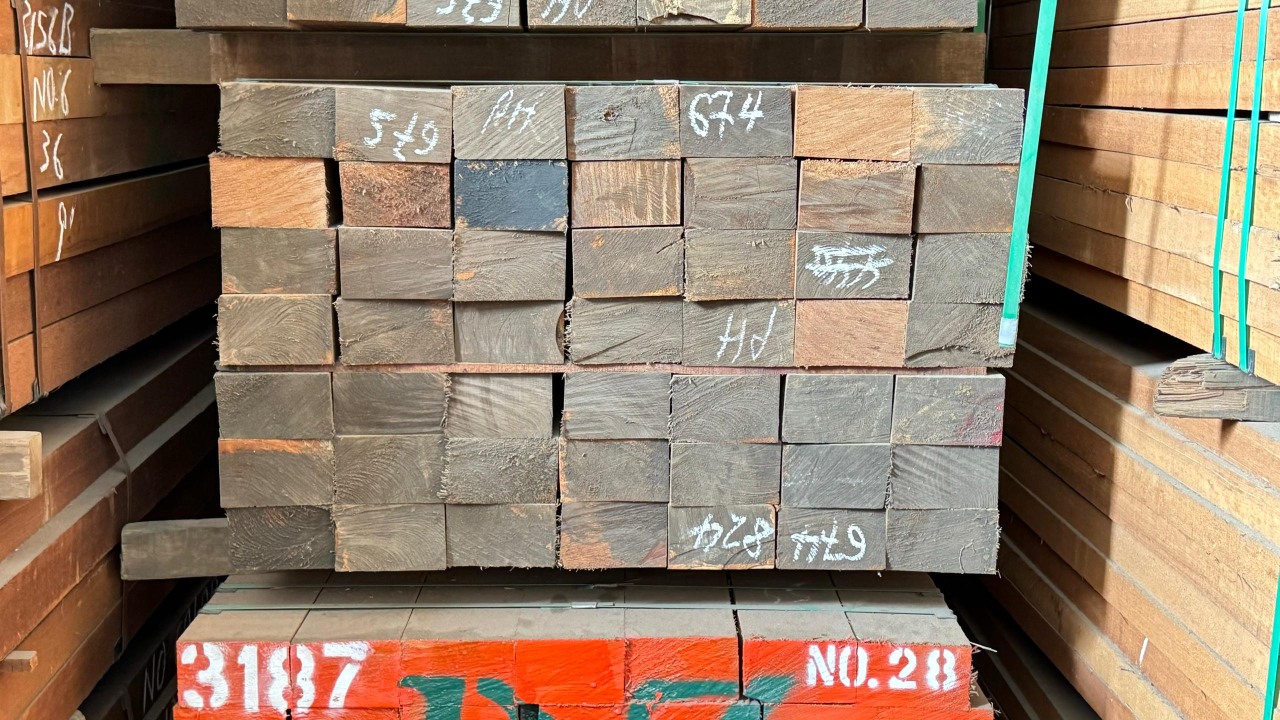
#> input picture src/assets/log_1.jpg, 2560 x 1440 px (shown at 1/2 size)
$ python -i ImageHelper.py   (imports and definitions only)
#> lines starting #> are read from the running program, lines starting #| are printed output that depends on the picture
import cv2
from matplotlib import pyplot as plt


class ImageHelper:

    def __init__(self):
        pass

    @staticmethod
    def load_image(img_url):
        if img_url is None:
            print(f"invalid image url")
            return
        return cv2.imread(img_url)

    @staticmethod
    def resize_window(img):
        return cv2.resize(img, (960, 540))

    @staticmethod
    def read_and_plot_img(img_url):
#> called with img_url = '../assets/log_1.jpg'
        if img_url is None:
            print(f"invalid image url")
            return
        img = cv2.imread(img_url)
#> img is the input picture: shape (1440, 2560, 3); mean B, G, R 104.5, 124.4, 144.9
        if img is None:
            print(f"Error: Could not open or read image at {img_url}")
            return
        img_gray = cv2.cvtColor(img, cv2.COLOR_BGR2GRAY)
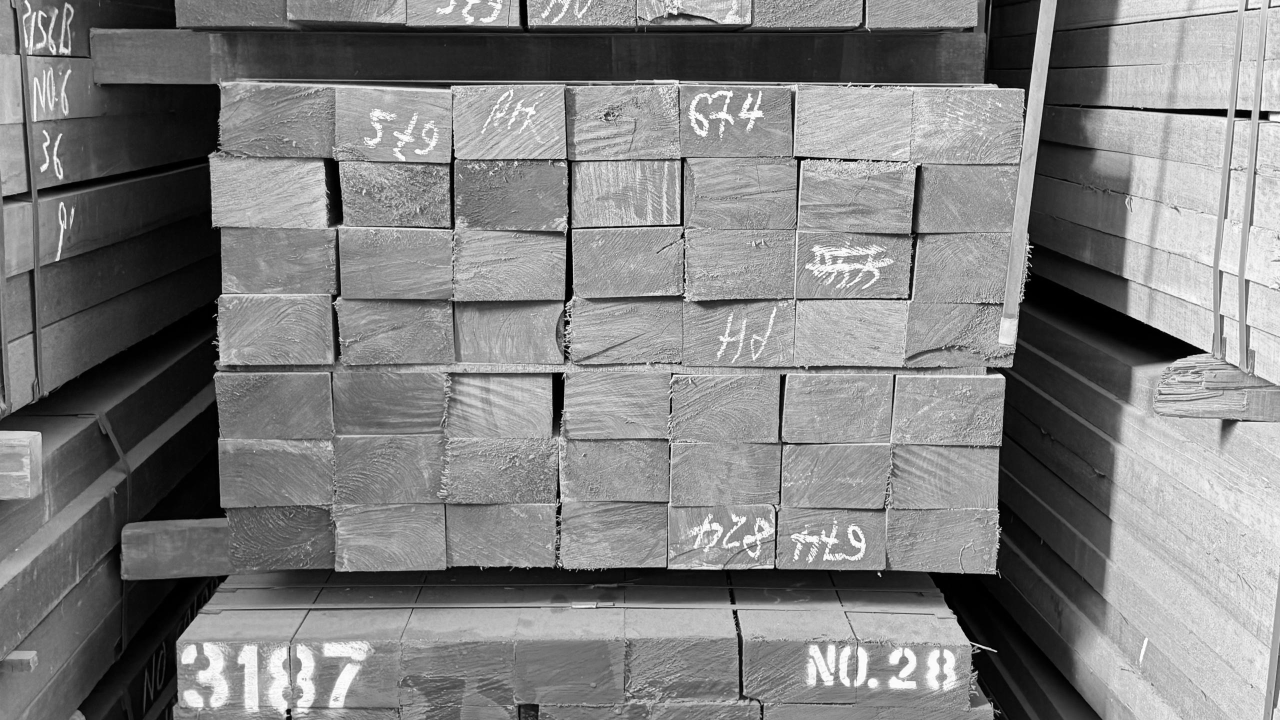
#> img_gray: shape (1440, 2560) (shown at 1/2 size); min 0, max 255, mean 128.2
        img_rgb = cv2.cvtColor(img, cv2.COLOR_BGR2RGB)

        edges = cv2.Canny(img_gray, 30, 100)
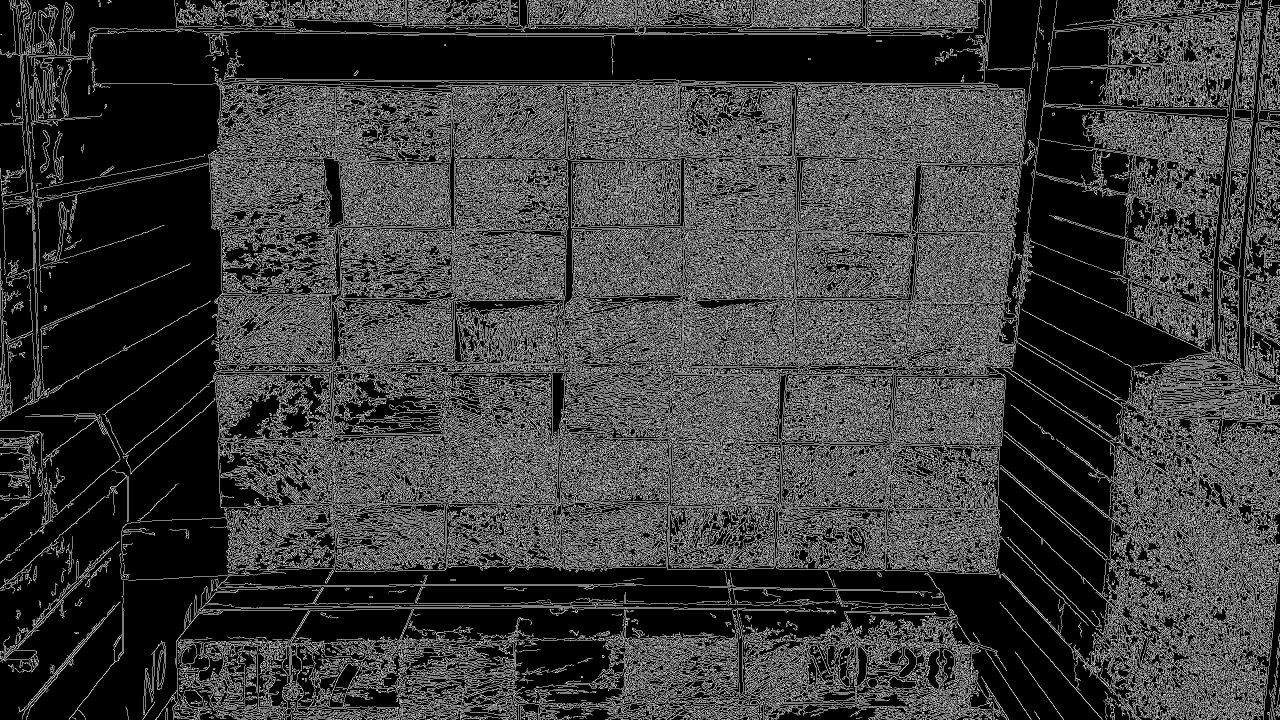
#> edges: shape (1440, 2560) (shown at 1/2 size); 22.9% white in thin lines or dots

        plt.subplot(1, 1, 1)
        plt.imshow(edges)
        plt.show()

>>> result = ImageHelper().read_and_plot_img('../assets/log_1.jpg')

$ run again, on src/assets/log_2.jpg
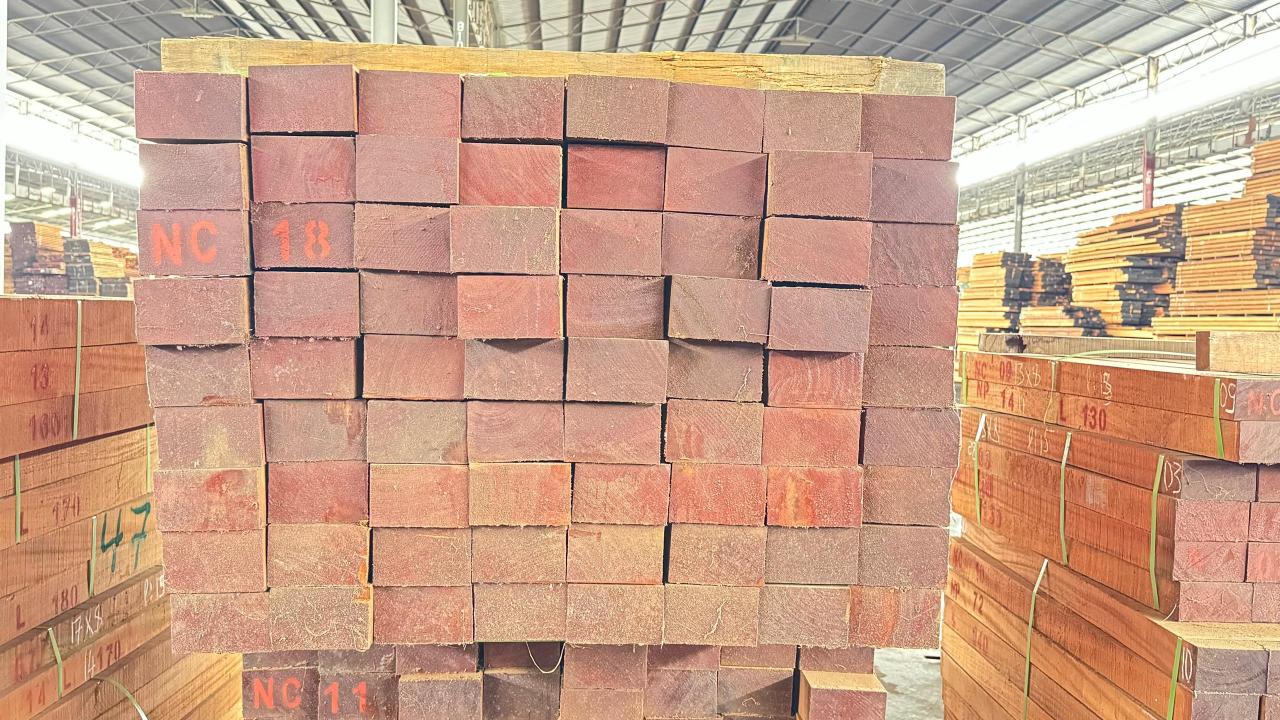
#> input picture src/assets/log_2.jpg, 2560 x 1440 px (shown at 1/2 size)
#> in read_and_plot_img, img is the input picture: shape (1440, 2560, 3); mean B, G, R 135, 159.4, 201.3
#> in read_and_plot_img, `img_gray = cv2.cvtColor(img, cv2.COLOR_BGR2GRAY)`:
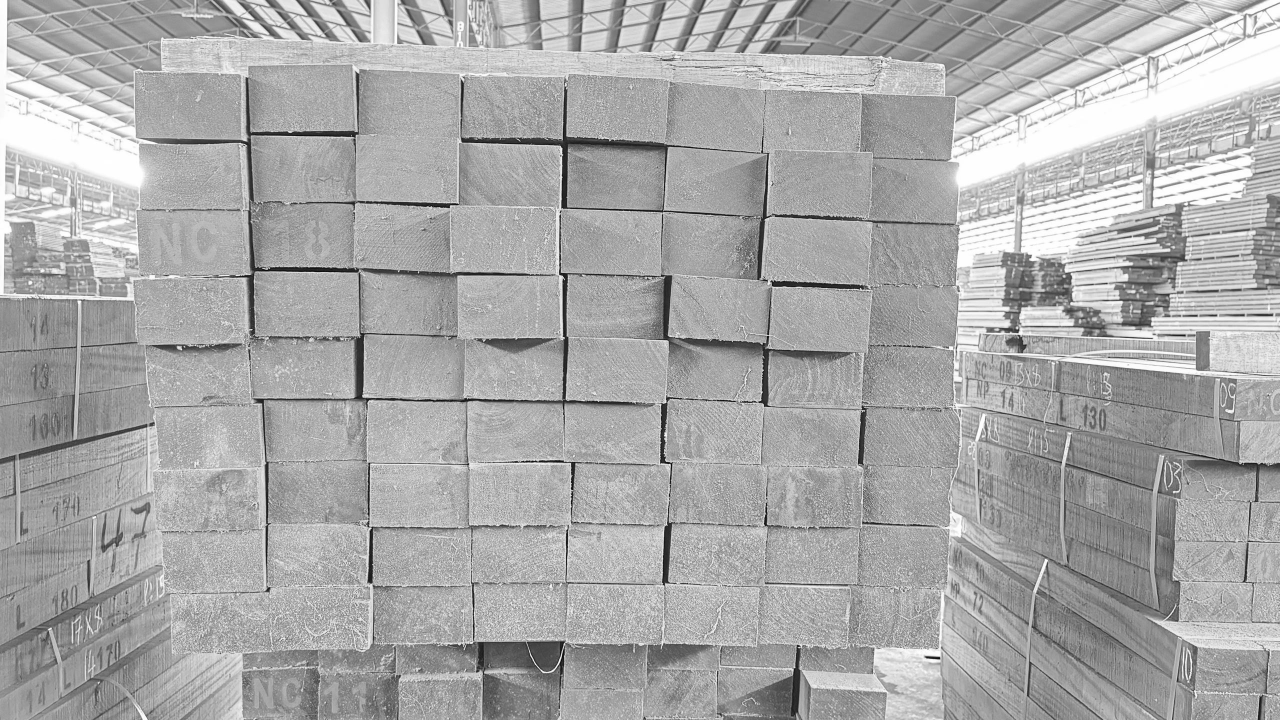
#> img_gray: shape (1440, 2560) (shown at 1/2 size); min 1, max 255, mean 169.1
#> in read_and_plot_img, `edges = cv2.Canny(img_gray, 30, 100)`:
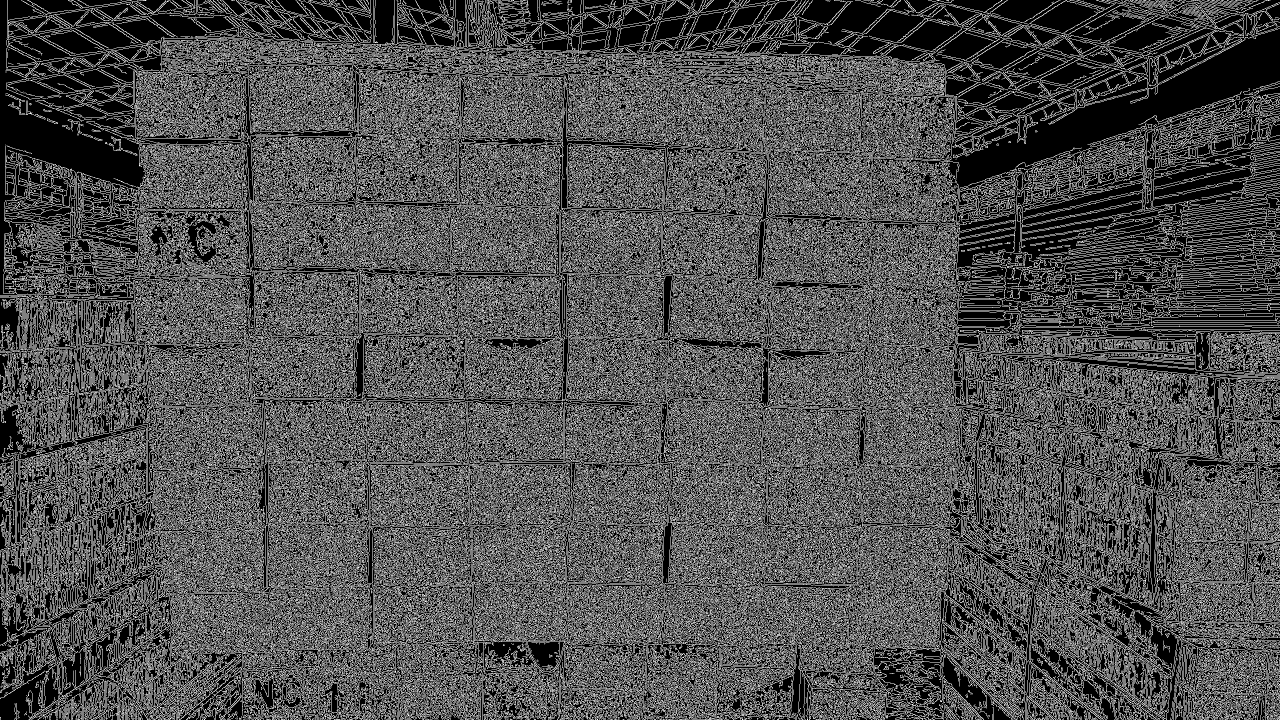
#> edges: shape (1440, 2560) (shown at 1/2 size); 31.6% white in thin lines or dots

$ run again, on src/assets/log_4.jpg
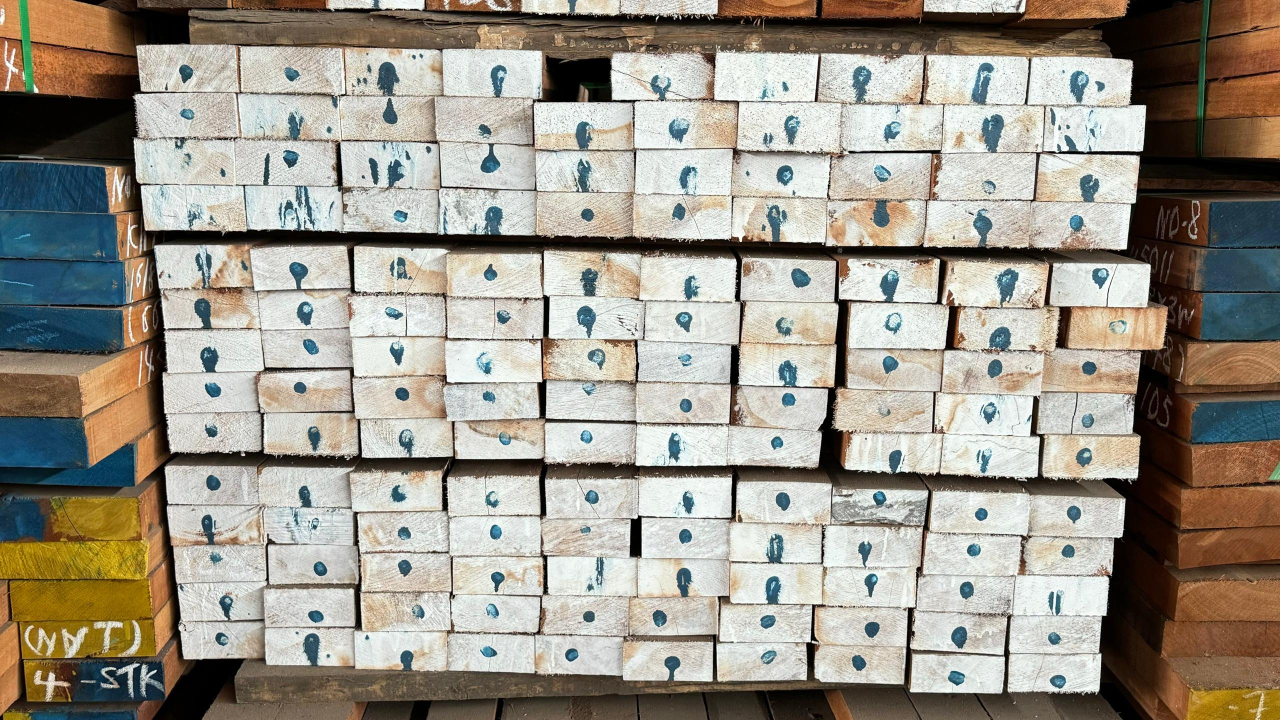
#> input picture src/assets/log_4.jpg, 2560 x 1440 px (shown at 1/2 size)
#> in read_and_plot_img, img is the input picture: shape (1440, 2560, 3); mean B, G, R 139.6, 151.2, 156.4
#> in read_and_plot_img, `img_gray = cv2.cvtColor(img, cv2.COLOR_BGR2GRAY)`:
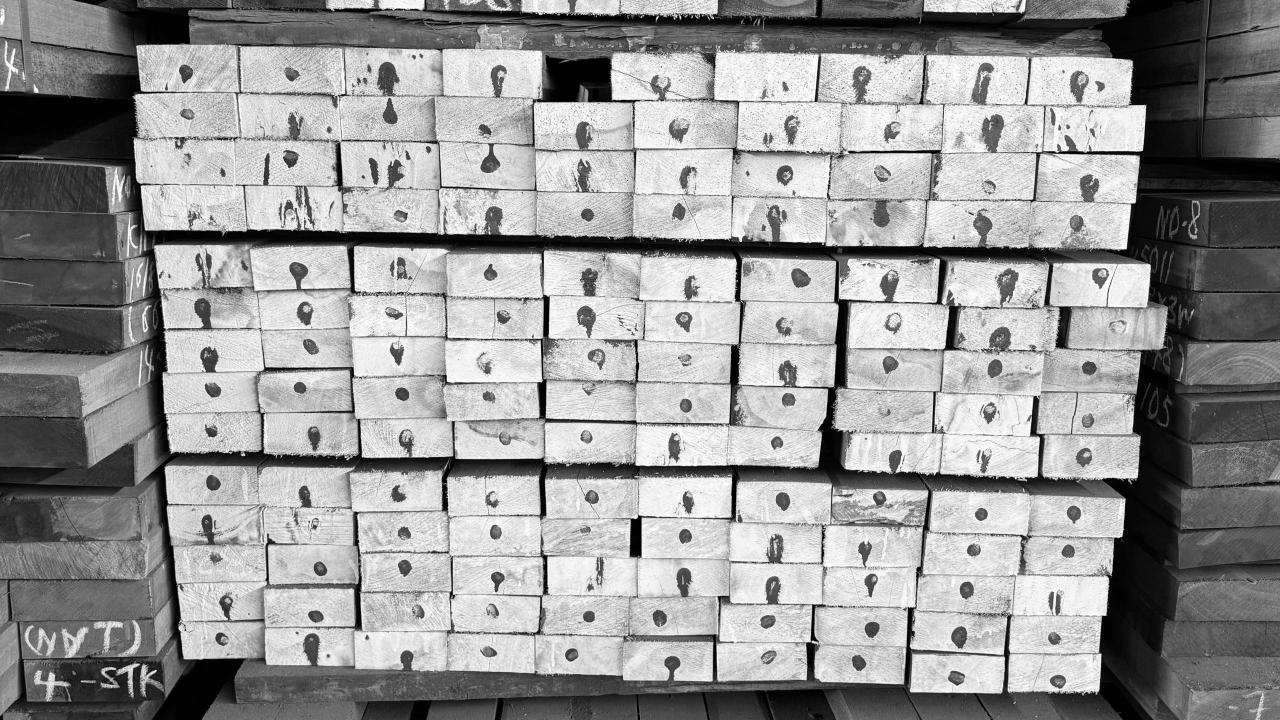
#> img_gray: shape (1440, 2560) (shown at 1/2 size); min 0, max 255, mean 151.4
#> in read_and_plot_img, `edges = cv2.Canny(img_gray, 30, 100)`:
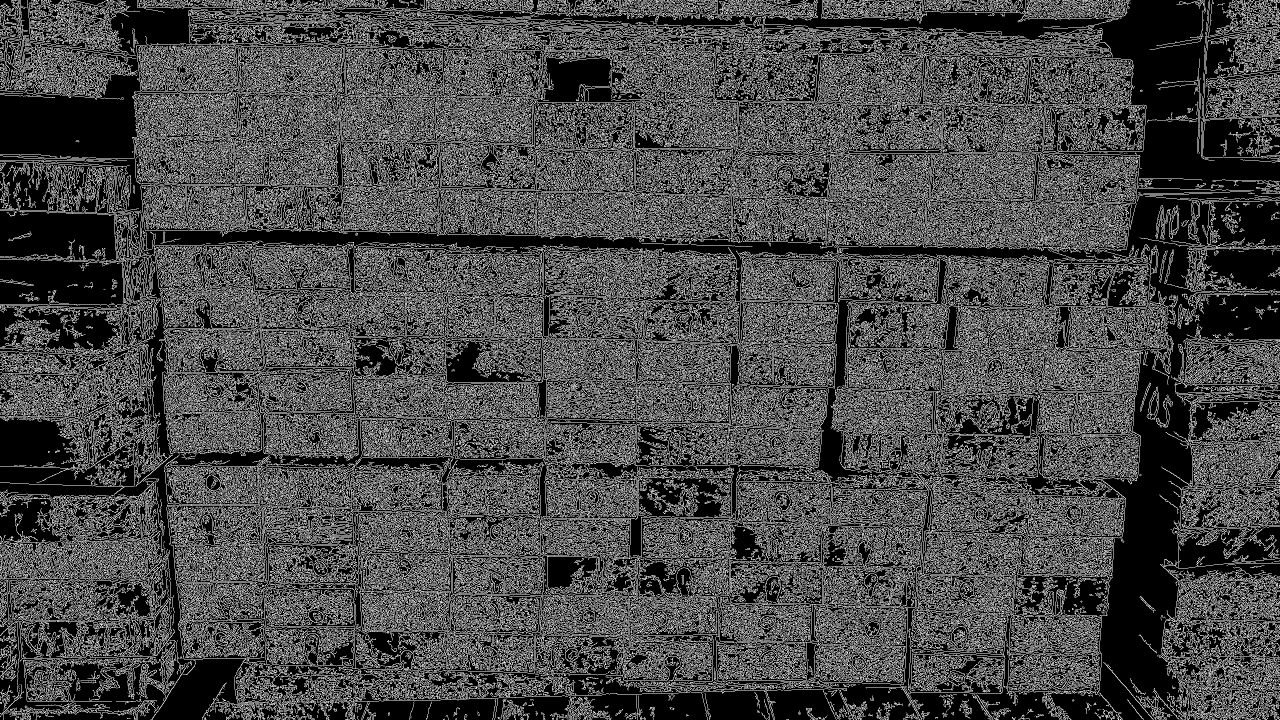
#> edges: shape (1440, 2560) (shown at 1/2 size); 28.6% white in thin lines or dots
